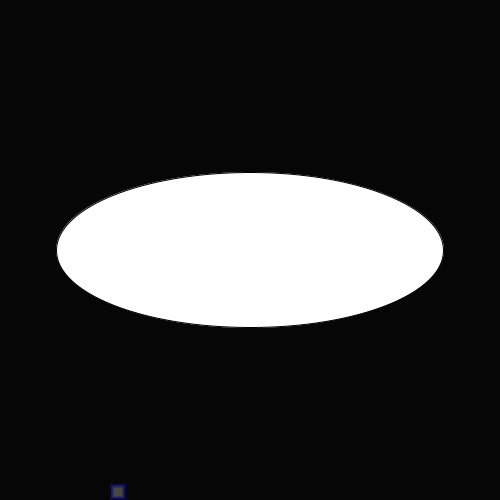
Frame 1 (no input)
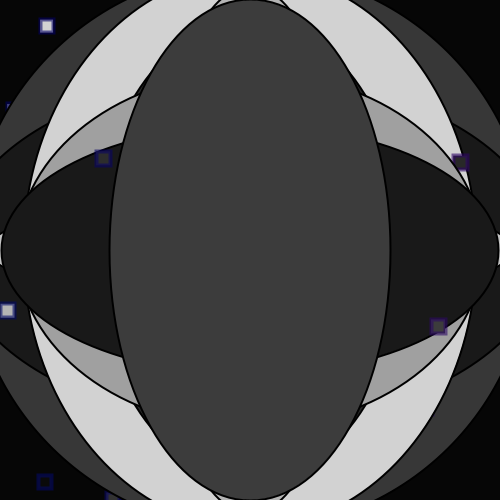
Frame 60 (the mouse pressed at the canvas centre just before this capture)
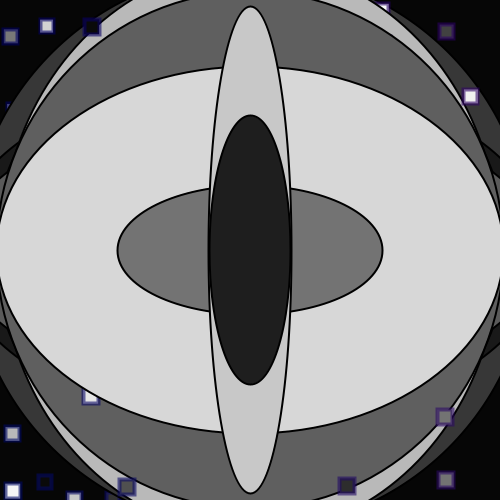
Frame 120 (the mouse held since frame 60 and released just before this capture)

The Processing sketch that drew these frames (run headless with seeded random() and noise(); from frame 60 on, the mouse is pressed at the canvas centre):

// Processing sketch: processing_3359
// ── processing_3359.pde

void setup(){   
  size(500,500);   
   colorMode(RGB);    
     background(6); 
  smooth();   
  
}   
void draw (){   
   circulo();
  int m= millis()*50;  
   fill(m% 255);  // rama de los blancos
 
float y= random(width^10); // variación de tamaños
 float x= random(height^33); 
 strokeWeight(4);  
stroke(x/10,y/50,100,150);   
  rect(x,y, second(), second());   
     
 stroke(0);  
  strokeWeight(2);  
}   
  void circulo(){
  beginShape();
    ellipse(250,250,random(600),random(600));
    endShape();
}
